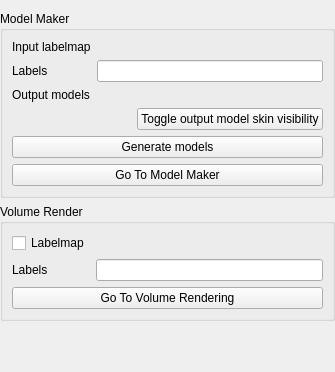
     <widget class="QWidget" name="ModelMakerPage">
      <property name="toolTip">
       <string>Bone and skin surfaces</string>
      </property>
      <layout class="QVBoxLayout" name="verticalLayout_2">
       <property name="leftMargin">
        <number>0</number>
       </property>
       <property name="rightMargin">
        <number>0</number>
       </property>
       <item>
        <widget class="ctkCollapsibleGroupBox" name="ModelMakerCollapsibleGroupBox">
         <property name="title">
          <string>Model Maker</string>
         </property>
         <property name="collapsedHeight">
          <number>5</number>
         </property>
         <layout class="QGridLayout" name="gridLayout">
          <item row="0" column="0">
           <widget class="QLabel" name="ModelMakerInputLabel">
            <property name="text">
             <string>Input labelmap</string>
            </property>
           </widget>
          </item>
          <item row="0" column="1">
           <widget class="qMRMLNodeComboBox" name="ModelMakerInputNodeComboBox">
            <property name="nodeTypes">
             <stringlist>
              <string>vtkMRMLScalarVolumeNode</string>
             </stringlist>
            </property>
            <property name="baseName">
             <string>Labelmap</string>
            </property>
            <property name="addEnabled">
             <bool>false</bool>
            </property>
           </widget>
          </item>
          <item row="1" column="0">
           <widget class="QLabel" name="ModelMakerLabelsLabel">
            <property name="text">
             <string>Labels</string>
            </property>
           </widget>
          </item>
          <item row="1" column="1">
           <widget class="QLineEdit" name="ModelMakerLabelsLineEdit"/>
          </item>
          <item row="2" column="0">
           <widget class="QLabel" name="ModelMakerBoneNodeLabel">
            <property name="text">
             <string>Output models</string>
            </property>
           </widget>
          </item>
          <item row="2" column="1">
           <widget class="qMRMLNodeComboBox" name="ModelMakerOutputNodeComboBox">
            <property name="enabled">
             <bool>false</bool>
            </property>
            <property name="nodeTypes">
             <stringlist>
              <string>vtkMRMLModelHierarchyNode</string>
             </stringlist>
            </property>
            <property name="showHidden">
             <bool>true</bool>
            </property>
            <property name="baseName">
             <string>Models</string>
            </property>
           </widget>
          </item>
          <item row="3" column="1">
           <layout class="QHBoxLayout" name="horizontalLayout_3">
            <item>
             <spacer name="horizontalSpacer_2">
              <property name="orientation">
               <enum>Qt::Horizontal</enum>
              </property>
              <property name="sizeHint" stdset="0">
               <size>
                <width>40</width>
                <height>20</height>
               </size>
              </property>
             </spacer>
            </item>
            <item>
             <widget class="QPushButton" name="ModelMakerSkinVisibleTogglePushButtton">
              <property name="text">
               <string>Toggle output model skin visibility</string>
              </property>
             </widget>
            </item>
           </layout>
          </item>
          <item row="4" column="0" colspan="2">
           <widget class="QPushButton" name="ModelMakerApplyPushButton">
            <property name="text">
             <string>Generate models</string>
            </property>
           </widget>
          </item>
          <item row="5" column="0" colspan="2">
           <widget class="QPushButton" name="ModelMakerGoToModulePushButton">
            <property name="text">
             <string>Go To Model Maker</string>
            </property>
           </widget>
          </item>
         </layout>
        </widget>
       </item>
       <item>
        <widget class="ctkCollapsibleGroupBox" name="VolumeRenderCollapsibleGroupBox">
         <property name="title">
          <string>Volume Render</string>
         </property>
         <layout class="QFormLayout" name="formLayout_4">
          <property name="fieldGrowthPolicy">
           <enum>QFormLayout::AllNonFixedFieldsGrow</enum>
          </property>
          <item row="0" column="0">
           <widget class="ctkCheckBox" name="VolumeRenderCheckBox">
            <property name="text">
             <string>Labelmap</string>
            </property>
           </widget>
          </item>
          <item row="0" column="1">
           <widget class="qMRMLNodeComboBox" name="VolumeRenderInputNodeComboBox">
            <property name="enabled">
             <bool>false</bool>
            </property>
            <property name="nodeTypes">
             <stringlist>
              <string>vtkMRMLScalarVolumeNode</string>
             </stringlist>
            </property>
            <property name="showChildNodeTypes">
             <bool>false</bool>
            </property>
            <property name="addEnabled">
             <bool>false</bool>
            </property>
           </widget>
          </item>
          <item row="1" column="0">
           <widget class="QLabel" name="VolumeRenderLabelsLabel">
            <property name="text">
             <string>Labels</string>
            </property>
           </widget>
          </item>
          <item row="1" column="1">
           <widget class="QLineEdit" name="VolumeRenderLabelsLineEdit"/>
          </item>
          <item row="2" column="0" colspan="2">
           <widget class="QPushButton" name="VolumeRenderGoToModulePushButton">
            <property name="text">
             <string>Go To Volume Rendering</string>
            </property>
           </widget>
          </item>
         </layout>
        </widget>
       </item>
       <item>
        <spacer name="verticalSpacer">
         <property name="orientation">
          <enum>Qt::Vertical</enum>
         </property>
         <property name="sizeHint" stdset="0">
          <size>
           <width>20</width>
           <height>40</height>
          </size>
         </property>
        </spacer>
       </item>
      </layout>
     </widget>
